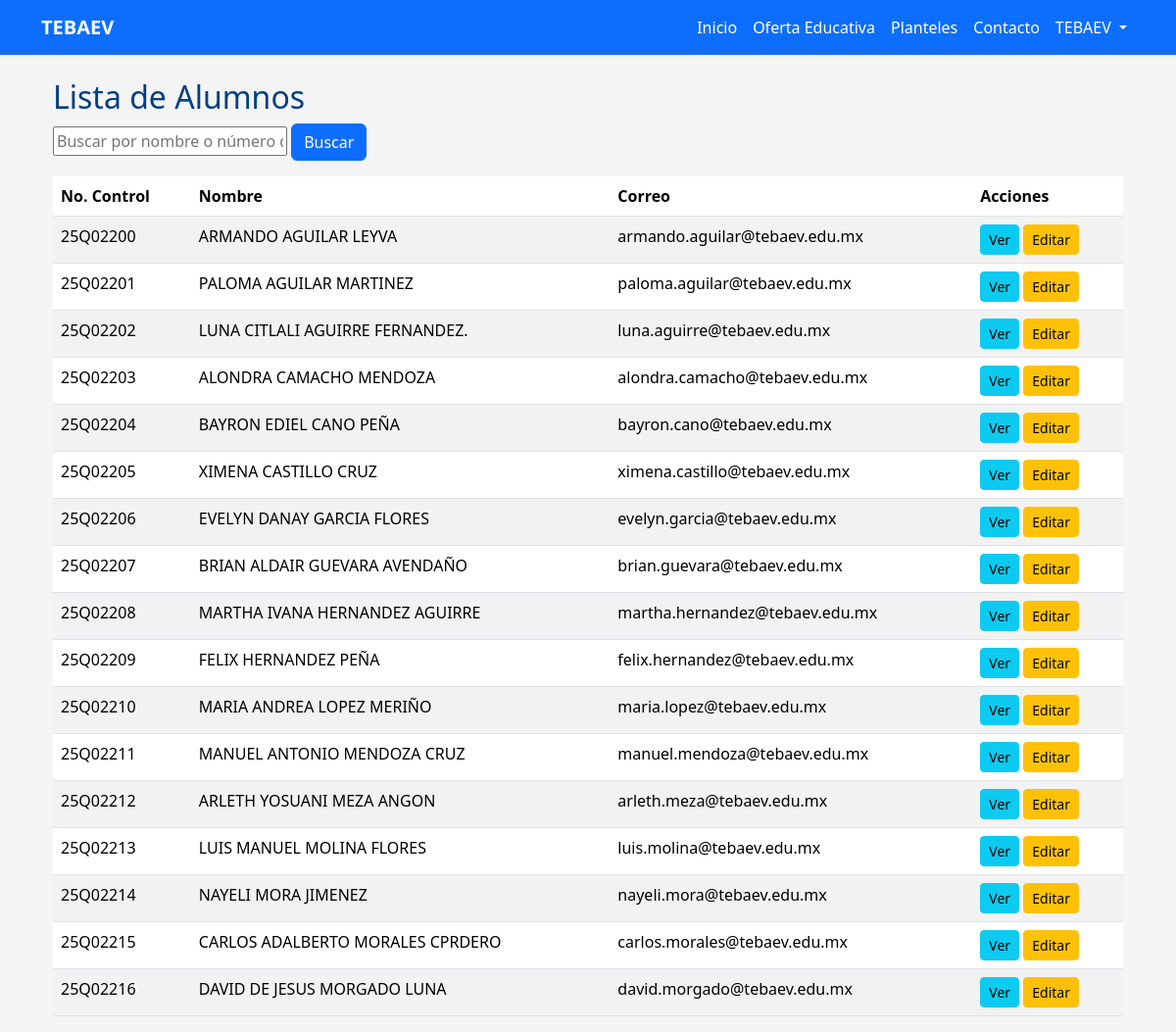
The page /docente/alumnos/ on the database its author committed.
### inicio/models.py (models this page shows, shortened)
class Alumno(models.Model):
    no_control = models.CharField(max_length=20, unique=True)
    nombre = models.CharField(max_length=200)
    modalidad = models.CharField(max_length=50, blank=True, null=True)
    plan_estudios = models.CharField(max_length=100, default="TEBAEV-2024")
    modulo_especialidad = models.CharField(max_length=50, blank=True, null=True)
    creditos_acumulados = models.DecimalField(max_digits=5, decimal_places=1, default=0.0)
    situacion_vigencia = models.CharField(max_length=50, blank=True, null=True)
    periodo_ingreso = models.CharField(max_length=20, blank=True, null=True)
    periodos_convalidados = models.IntegerField(default=0)
    periodo_actual = models.CharField(max_length=20, blank=True, null=True)
    clave_curp = models.CharField(max_length=20, blank=True, null=True)
    fecha_nacimiento = models.DateField(blank=True, null=True)
    calle = models.CharField(max_length=100, blank=True, null=True)
    numero = models.CharField(max_length=10, blank=True, null=True)
    colonia = models.CharField(max_length=50, blank=True, null=True)
    ciudad = models.CharField(max_length=50, blank=True, null=True)
    cp = models.CharField(max_length=10, blank=True, null=True)
    telefono_domicilio = models.CharField(max_length=20, blank=True, null=True)
    telefono_celular = models.CharField(max_length=20, blank=True, null=True)
    correo = models.EmailField()
    escuela_procedencia = models.CharField(max_length=200, blank=True, null=True)
    tutor = models.CharField(max_length=200, blank=True, null=True)
    contraseña = models.CharField(max_length=50, null=True, blank=True)
    avatar = models.ImageField(upload_to='avatars/', null=True, blank=True)

### inicio/views.py (the view)
# urls.py: path('docente/alumnos/', views.lista_alumnos_docente, name='lista_alumnos_docente'),
def lista_alumnos_docente(request):
    query = request.GET.get('q')
    if query:
        alumnos = Alumno.objects.filter(
            Q(no_control__icontains=query) | Q(nombre__icontains=query)
        )
    else:
        alumnos = Alumno.objects.all()
    return render(request, 'lista_alumnos_docente.html', {'alumnos': alumnos})

### templates/lista_alumnos_docente.html
{% extends "base.html" %}
{% block content %}
<div class="container">
    <h2>Lista de Alumnos</h2>
    <form method="GET" class="mb-3">
        <input type="text" name="q" placeholder="Buscar por nombre o número de control">
        <button type="submit" class="btn btn-primary">Buscar</button>
    </form>
    <table class="table table-striped">
        <thead>
            <tr>
                <th>No. Control</th>
                <th>Nombre</th>
                <th>Correo</th>
                <th>Acciones</th>
            </tr>
        </thead>
        <tbody>
            {% for alumno in alumnos %}
            <tr>
                <td>{{ alumno.no_control }}</td>
                <td>{{ alumno.nombre }}</td>
                <td>{{ alumno.correo }}</td>
                <td>
                    <a href="{% url 'detalle_alumno_docente' alumno.no_control %}" class="btn btn-sm btn-info">Ver</a>
                    <a href="{% url 'editar_alumno_docente' alumno.no_control %}" class="btn btn-sm btn-warning">Editar</a>
                </td>
            </tr>
            {% endfor %}
        </tbody>
    </table>
</div>
{% endblock %}

### estilos.css (style rules this page uses)
body { background: #f4f4f4; }
h2 { color: #003f7f; }

### rows shown on the page
Alumno: no_control "25Q02200", nombre "ARMANDO AGUILAR LEYVA", correo "armando.aguilar@tebaev.edu.mx"
Alumno: no_control "25Q02201", nombre "PALOMA AGUILAR MARTINEZ", correo "paloma.aguilar@tebaev.edu.mx"
Alumno: no_control "25Q02202", nombre "LUNA CITLALI AGUIRRE FERNANDEZ.", correo "luna.aguirre@tebaev.edu.mx"
Alumno: no_control "25Q02203", nombre "ALONDRA CAMACHO MENDOZA", correo "alondra.camacho@tebaev.edu.mx"
Alumno: no_control "25Q02204", nombre "BAYRON EDIEL CANO PEÑA", correo "bayron.cano@tebaev.edu.mx"
Alumno: no_control "25Q02205", nombre "XIMENA CASTILLO CRUZ", correo "ximena.castillo@tebaev.edu.mx"
Alumno: no_control "25Q02206", nombre "EVELYN DANAY GARCIA FLORES", correo "evelyn.garcia@tebaev.edu.mx"
Alumno: no_control "25Q02207", nombre "BRIAN ALDAIR GUEVARA AVENDAÑO", correo "brian.guevara@tebaev.edu.mx"
Alumno: no_control "25Q02208", nombre "MARTHA IVANA HERNANDEZ AGUIRRE", correo "martha.hernandez@tebaev.edu.mx"
Alumno: no_control "25Q02209", nombre "FELIX HERNANDEZ PEÑA", correo "felix.hernandez@tebaev.edu.mx"
Alumno: no_control "25Q02210", nombre "MARIA ANDREA LOPEZ MERIÑO", correo "maria.lopez@tebaev.edu.mx"
Alumno: no_control "25Q02211", nombre "MANUEL ANTONIO MENDOZA CRUZ", correo "manuel.mendoza@tebaev.edu.mx"
Alumno: no_control "25Q02212", nombre "ARLETH YOSUANI MEZA ANGON", correo "arleth.meza@tebaev.edu.mx"
Alumno: no_control "25Q02213", nombre "LUIS MANUEL MOLINA FLORES", correo "luis.molina@tebaev.edu.mx"
Alumno: no_control "25Q02214", nombre "NAYELI MORA JIMENEZ", correo "nayeli.mora@tebaev.edu.mx"
Alumno: no_control "25Q02215", nombre "CARLOS ADALBERTO MORALES CPRDERO", correo "carlos.morales@tebaev.edu.mx"
Alumno: no_control "25Q02216", nombre "DAVID DE JESUS MORGADO LUNA", correo "david.morgado@tebaev.edu.mx"
